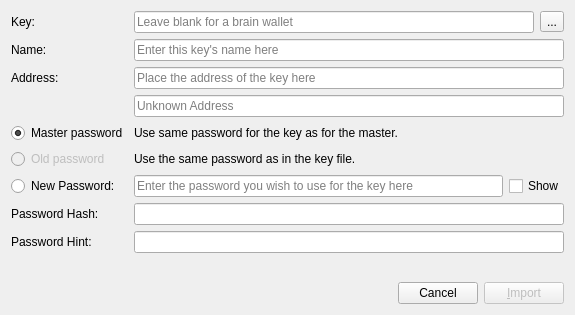
<?xml version="1.0" encoding="UTF-8"?>
<ui version="4.0">
 <class>ImportKey</class>
 <widget class="QDialog" name="ImportKey">
  <property name="geometry">
   <rect>
    <x>0</x>
    <y>0</y>
    <width>575</width>
    <height>315</height>
   </rect>
  </property>
  <property name="windowTitle">
   <string>Dialog</string>
  </property>
  <layout class="QVBoxLayout" name="verticalLayout">
   <item>
    <layout class="QGridLayout" name="gridLayout">
     <item row="1" column="2" colspan="2">
      <widget class="QLineEdit" name="key">
       <property name="placeholderText">
        <string>Leave blank for a brain wallet</string>
       </property>
      </widget>
     </item>
     <item row="1" column="4">
      <widget class="QToolButton" name="openKey">
       <property name="text">
        <string>...</string>
       </property>
      </widget>
     </item>
     <item row="10" column="2" colspan="3">
      <widget class="QLineEdit" name="passwordHash">
       <property name="readOnly">
        <bool>true</bool>
       </property>
      </widget>
     </item>
     <item row="8" column="3" colspan="2">
      <widget class="QCheckBox" name="showPassword">
       <property name="text">
        <string>Show</string>
       </property>
      </widget>
     </item>
     <item row="4" column="0" colspan="2">
      <widget class="QLabel" name="label_2">
       <property name="text">
        <string>Address:</string>
       </property>
       <property name="buddy">
        <cstring>address</cstring>
       </property>
      </widget>
     </item>
     <item row="8" column="0" colspan="2">
      <widget class="QRadioButton" name="newPassword">
       <property name="text">
        <string>New Password:</string>
       </property>
       <attribute name="buttonGroup">
        <string notr="true">buttonGroup</string>
       </attribute>
      </widget>
     </item>
     <item row="4" column="2" colspan="3">
      <widget class="QLineEdit" name="address">
       <property name="placeholderText">
        <string>Place the address of the key here</string>
       </property>
      </widget>
     </item>
     <item row="2" column="0" colspan="2">
      <widget class="QLabel" name="label_4">
       <property name="text">
        <string>Name:</string>
       </property>
       <property name="buddy">
        <cstring>name</cstring>
       </property>
      </widget>
     </item>
     <item row="6" column="0" colspan="2">
      <widget class="QRadioButton" name="noPassword">
       <property name="text">
        <string>Master password</string>
       </property>
       <property name="checked">
        <bool>true</bool>
       </property>
       <attribute name="buttonGroup">
        <string notr="true">buttonGroup</string>
       </attribute>
      </widget>
     </item>
     <item row="11" column="2" colspan="3">
      <widget class="QLineEdit" name="hint"/>
     </item>
     <item row="7" column="0" colspan="2">
      <widget class="QRadioButton" name="oldPassword">
       <property name="enabled">
        <bool>false</bool>
       </property>
       <property name="text">
        <string>Old password</string>
       </property>
       <attribute name="buttonGroup">
        <string notr="true">buttonGroup</string>
       </attribute>
      </widget>
     </item>
     <item row="8" column="2">
      <widget class="QLineEdit" name="password">
       <property name="placeholderText">
        <string>Enter the password you wish to use for the key here</string>
       </property>
      </widget>
     </item>
     <item row="5" column="2" colspan="3">
      <widget class="QLineEdit" name="addressOut">
       <property name="readOnly">
        <bool>true</bool>
       </property>
       <property name="placeholderText">
        <string>Unknown Address</string>
       </property>
      </widget>
     </item>
     <item row="2" column="2" colspan="3">
      <widget class="QLineEdit" name="name">
       <property name="placeholderText">
        <string>Enter this key's name here</string>
       </property>
      </widget>
     </item>
     <item row="10" column="0" colspan="2">
      <widget class="QLabel" name="label_3">
       <property name="text">
        <string>Password Hash:</string>
       </property>
       <property name="buddy">
        <cstring>passwordHash</cstring>
       </property>
      </widget>
     </item>
     <item row="11" column="0" colspan="2">
      <widget class="QLabel" name="label_5">
       <property name="text">
        <string>Password Hint:</string>
       </property>
       <property name="buddy">
        <cstring>hint</cstring>
       </property>
      </widget>
     </item>
     <item row="6" column="2" colspan="3">
      <widget class="QLabel" name="label_6">
       <property name="text">
        <string>Use same password for the key as for the master.</string>
       </property>
       <property name="wordWrap">
        <bool>false</bool>
       </property>
      </widget>
     </item>
     <item row="1" column="0" colspan="2">
      <widget class="QLabel" name="label">
       <property name="text">
        <string>Key:</string>
       </property>
       <property name="buddy">
        <cstring>key</cstring>
       </property>
      </widget>
     </item>
     <item row="7" column="2" colspan="3">
      <widget class="QLabel" name="label_7">
       <property name="text">
        <string>Use the same password as in the key file.</string>
       </property>
      </widget>
     </item>
    </layout>
   </item>
   <item>
    <spacer name="verticalSpacer">
     <property name="orientation">
      <enum>Qt::Vertical</enum>
     </property>
     <property name="sizeHint" stdset="0">
      <size>
       <width>20</width>
       <height>5</height>
      </size>
     </property>
    </spacer>
   </item>
   <item>
    <layout class="QHBoxLayout" name="horizontalLayout">
     <item>
      <spacer name="horizontalSpacer">
       <property name="orientation">
        <enum>Qt::Horizontal</enum>
       </property>
       <property name="sizeHint" stdset="0">
        <size>
         <width>40</width>
         <height>20</height>
        </size>
       </property>
      </spacer>
     </item>
     <item>
      <widget class="QPushButton" name="cancel">
       <property name="text">
        <string>Cancel</string>
       </property>
      </widget>
     </item>
     <item>
      <widget class="QPushButton" name="import_2">
       <property name="enabled">
        <bool>false</bool>
       </property>
       <property name="text">
        <string>&amp;Import</string>
       </property>
       <property name="default">
        <bool>true</bool>
       </property>
      </widget>
     </item>
    </layout>
   </item>
  </layout>
 </widget>
 <tabstops>
  <tabstop>key</tabstop>
  <tabstop>openKey</tabstop>
  <tabstop>name</tabstop>
  <tabstop>address</tabstop>
  <tabstop>noPassword</tabstop>
  <tabstop>oldPassword</tabstop>
  <tabstop>newPassword</tabstop>
  <tabstop>password</tabstop>
  <tabstop>showPassword</tabstop>
  <tabstop>passwordHash</tabstop>
  <tabstop>hint</tabstop>
  <tabstop>cancel</tabstop>
  <tabstop>import_2</tabstop>
 </tabstops>
 <resources/>
 <connections>
  <connection>
   <sender>import_2</sender>
   <signal>clicked()</signal>
   <receiver>ImportKey</receiver>
   <slot>accept()</slot>
   <hints>
    <hint type="sourcelabel">
     <x>564</x>
     <y>304</y>
    </hint>
    <hint type="destinationlabel">
     <x>449</x>
     <y>504</y>
    </hint>
   </hints>
  </connection>
  <connection>
   <sender>cancel</sender>
   <signal>clicked()</signal>
   <receiver>ImportKey</receiver>
   <slot>reject()</slot>
   <hints>
    <hint type="sourcelabel">
     <x>478</x>
     <y>304</y>
    </hint>
    <hint type="destinationlabel">
     <x>351</x>
     <y>506</y>
    </hint>
   </hints>
  </connection>
 </connections>
 <buttongroups>
  <buttongroup name="buttonGroup"/>
 </buttongroups>
</ui>
